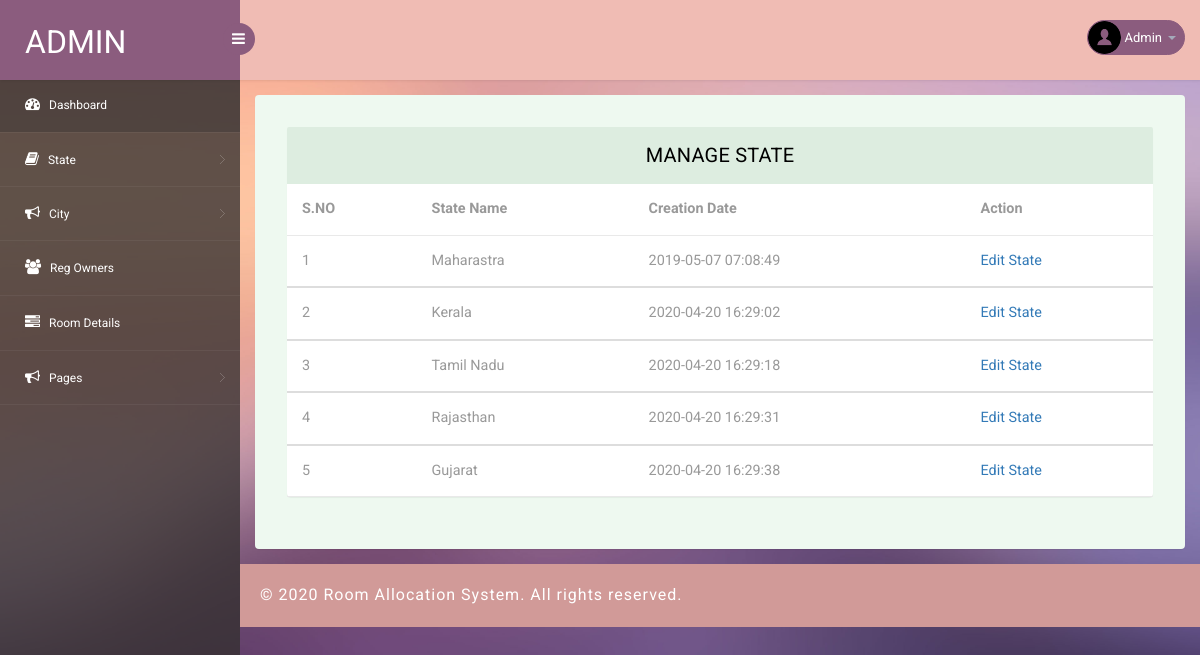
Screenshot of /admin/manage-state.php (signed in) with the database file from the repository.
### tables this page shows
CREATE TABLE `tblstate` (
  `ID` int(10) NOT NULL,
  `StateName` varchar(120) DEFAULT NULL,
  `RegState` timestamp NULL DEFAULT CURRENT_TIMESTAMP
);

### admin/manage-state.php (the view, shortened to what this page needs)
<?php
include('includes/dbconnection.php');
if (strlen($_SESSION['pgasaid']==0)) {
  header('location:logout.php');
  } else{
?>
<!DOCTYPE html>
<head>
<link rel="stylesheet" href="css/bootstrap.min.css" >
<link href="css/style.css" rel='stylesheet' type='text/css' />
<link href="css/style-responsive.css" rel="stylesheet"/>
<link rel="stylesheet" href="css/font.css" type="text/css"/>
<link href="css/font-awesome.css" rel="stylesheet">
</head>
<body>
<section id="container">
<?php include_once('includes/header.php');?>
<?php include_once('includes/sidebar.php');?>
<section id="main-content">
	<section class="wrapper">
		<div class="table-agile-info">
 <div class="panel panel-default">
    <div class="panel-heading">
     Manage State
    </div>
    <div>
      <table class="table" ui-jq="footable" ui-options='{
        "paging": {
          "enabled": true
        },
        "filtering": {
          "enabled": true
        },
        "sorting": {
          "enabled": true
        }}'>
        <thead>
          <tr>
            <th data-breakpoints="xs">S.NO</th>
            <th>State Name</th>
            <th>Creation Date</th>
            <th data-breakpoints="xs">Action</th>
          </tr>
        </thead>
        <?php
$ret=mysqli_query($con,"select * from  tblstate");
$cnt=1;
while ($row=mysqli_fetch_array($ret)) {
?>
        <tbody>
          <tr data-expanded="true">
            <td><?php echo $cnt;?></td>
                  <td><?php  echo $row['StateName'];?></td>
                  <td><?php  echo $row['RegState'];?></td>
                  <td><a href="edit-state.php?editid=<?php echo $row['ID'];?>">Edit State</a>
                </tr>
                <?php
$cnt=$cnt+1;
}?>
 </tbody>
            </table>
    </div>
  </div>
</div>
</section>
		 <?php include_once('includes/footer.php');?>
</section>
</section>
</body>
</html>
<?php }  ?>

### admin/includes/header.php (shortened to what this page needs)
<?php
include('includes/dbconnection.php');
?>
<header class="header fixed-top clearfix">
<div class="brand">
    <a href="dashboard.php" class="logo">
        Admin
    </a>
    <div class="sidebar-toggle-box">
        <div class="fa fa-bars"></div>
    </div>
</div>
<div class="top-nav clearfix">
    <ul class="nav pull-right top-menu">
        <li class="dropdown">
            <a data-toggle="dropdown" class="dropdown-toggle" href="#">
                <?php
$adid=$_SESSION['pgasaid'];
$ret=mysqli_query($con,"select AdminName from tbladmin where ID='$adid'");
$row=mysqli_fetch_array($ret);
$name=$row['AdminName'];
?>
                <img alt="" src="images/2.png">
                <span class="username"><?php echo $name; ?></span>
                <b class="caret"></b>
            </a>
        </li>
    </ul>
</div>
</header>

### admin/css/style.css (style rules this page uses)
ul, ol { margin: 0; }
html, body { font-family: 'Roboto', sans-serif; font-size: 100%; overflow-x: hidden; background: url(../images/bg.jpg) no-repeat 0px 0px; background-size:cover; }
body a { transition: 0.5s all ease; -webkit-transition: 0.5s all ease; -moz-transition: 0.5s all ease; -o-transition: 0.5s all ease; -ms-transition: 0.5s all ease; text-decoration:none; }
ul,label { margin:0; padding:0; }
#main-content { margin-left:240px; -webkit-transition:all .3s ease-in-out; -moz-transition:all .3s ease-in-out; -o-transition:all .3s ease-in-out; transition:all .3s ease-in-out; }
.header { left:0; right:0; z-index:1002; background:rgb(240, 188, 180); -webkit-transition:all .3s ease-in-out; -moz-transition:all .3s ease-in-out; -o-transition:all .3s ease-in-out; transition:all .3s ease-in-out; }
.fixed-top { position:fixed; box-shadow:1px 0 3px rgba(0,0,0,.15); }
.wrapper { display:inline-block; margin-top:80px; padding:15px; width:100%; }
.brand { background:#8b5c7e; float:left; width:240px; height:80px; position:relative; }
a.logo { font-size:32px; color:#fff; float:left; margin:20px 0 0 25px; text-transform:uppercase; }
#top_menu .nav>li,ul.top-menu>li { float:left; }
ul.top-menu { margin-right:15px; margin-top: 0; }
ul.top-menu > li > a { color: #fff; font-size: 16px; background: #8b5c7e; padding: 4px 8px; margin-right: 15px; border-radius: 50%; -webkit-border-radius: 50%; padding-right: 8px !important; }
.top-nav { margin-top:20px; }
.top-nav img { border-radius:50%; -webkit-border-radius:50%; width:33px; }
.top-nav .username { font-size:13px; color:#fff; }
.top-nav ul.top-menu>li>a { border-radius: 100px; -webkit-border-radius: 100px; padding: 0px; background: none; margin-right: 0; border: 1px solid #8b5c7e; background: #8b5c7e; }
.top-nav ul.top-menu>li { margin-left:10px; }
.top-nav .nav .caret { border-bottom-color:#A4AABA; border-top-color:#A4AABA; }
.sidebar-toggle-box { float:left; margin-top:23px; margin-left:-15px; background:#8b5c7e; border-radius:50%; -webkit-border-radius:50%; width:32px; height:32px; position:absolute; right:-15px; }
.sidebar-toggle-box .fa-bars { cursor:pointer; display:inline-block; font-size:15px; padding:8px 8px 8px 9px; color:#fff; }
.panel-heading { position: relative; height: 57px; line-height: 57px; letter-spacing: 0.2px; color: #000; font-size: 18px; font-weight: 400; padding: 0 16px; background:#ddede0; border-top-right-radius: 2px; border-top-left-radius: 2px; text-transform: uppercase; text-align: center; }
.panel { border: none ! important; }
.table>thead>tr>th { border-bottom: 1px solid #e1ab91 ! important; }
.table>tbody>tr>td, .table>tbody>tr>th, .table>tfoot>tr>td, .table>tfoot>tr>th, .table>thead>tr>td, .table>thead>tr>th { border-bottom: 1px solid #e9e9e9 ! important; }
.table > thead > tr > th, .table > tbody > tr > th, .table > tfoot > tr > th, .table > thead > tr > td, .table > tbody > tr > td, .table > tfoot > tr > td { border-top: none !important; }
.table td, .table>tbody>tr>td, .table>tbody>tr>th, .table>tfoot>tr>td, .table>tfoot>tr>th, .table>thead>tr>td, .table>thead>tr>th { padding: 15px!important; }
.table > thead > tr > th, .table > tbody > tr > th, .table > tfoot > tr > th, .table > thead > tr > td, .table > tbody > tr > td, .table > tfoot > tr > td { font-size: 0.9em; color: #999; border-top: none !important; }
.table-agile-info { background: #eef9f0; padding: 2em; border-radius: 4px; -webkit-box-shadow: 0 1px 1px rgba(0,0,0,.05); box-shadow: 0 1px 1px rgba(0,0,0,.05); }
.panel-default>.panel-heading { color: #000000 ! important; background-color: #ddede0 ! important; border-color: #ddede0 ! important; font-size: 20px; }

### rows the page displays
tblstate: StateName "Maharastra", RegState "2019-05-07 07:08:49"
tblstate: StateName "Kerala", RegState "2020-04-20 16:29:02"
tblstate: StateName "Tamil Nadu", RegState "2020-04-20 16:29:18"
tblstate: StateName "Rajasthan", RegState "2020-04-20 16:29:31"
tblstate: StateName "Gujarat", RegState "2020-04-20 16:29:38"

### other values shown
$name "Admin"
